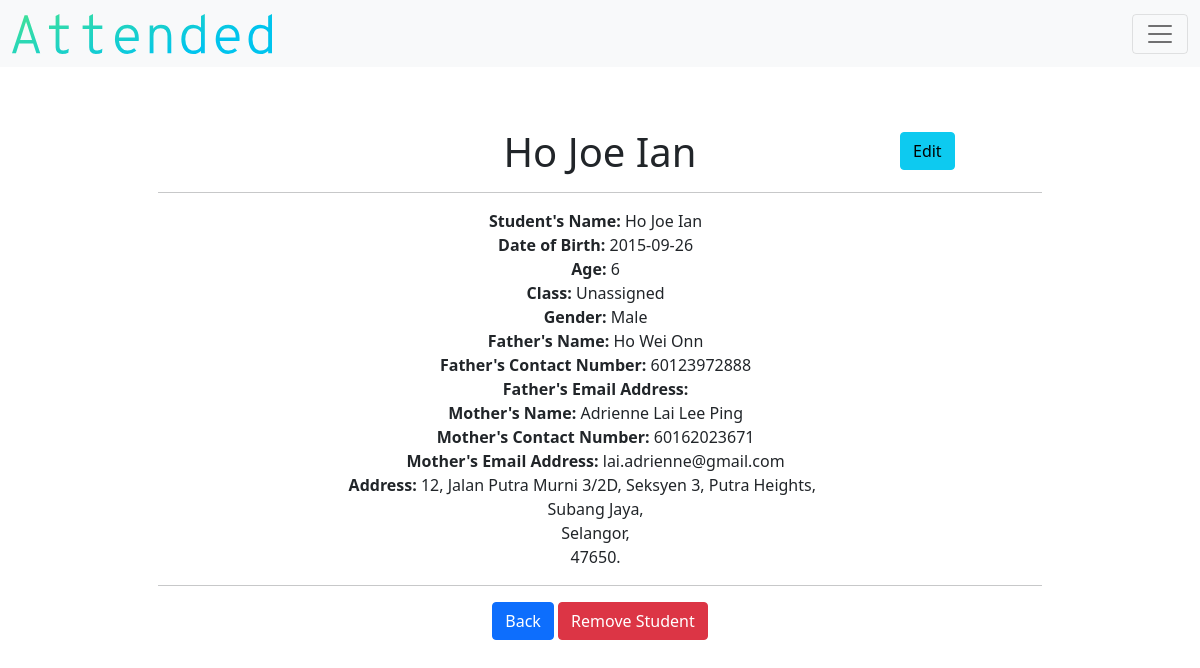
Screenshot of /detail_student/2 (signed in) with the database file from the repository.
### models.py (models this page shows)
class Student(db.Model):
    __tablename__ = "student"
    id = db.Column(db.Integer, primary_key=True)
    teacher_id = db.Column(db.Integer, db.ForeignKey("teacher.id"))
    class_id = db.Column(db.Integer, nullable=True, default=0)
    name = db.Column(db.String(), nullable=False)
    birth = db.Column(db.String(),nullable=False)
    age = db.Column(db.Integer(), nullable=False)
    gender = db.Column(db.String(), nullable=False)
    parent = db.Column(db.String(), nullable=True)
    parent2 = db.Column(db.String(), nullable=True)
    number = db.Column(db.Integer, nullable=True)
    number2 = db.Column(db.Integer, nullable=True)
    email = db.Column(db.String(), nullable=True)
    email2 = db.Column(db.String(), nullable=True)
    address = db.Column(db.String(), nullable=False)
    city = db.Column(db.String(), nullable=False)
    state = db.Column(db.String(), nullable=False)
    postcode = db.Column(db.Integer, nullable=False)
    attend_count = db.Column(db.Integer, nullable=True, default=0)
    student_attends = db.relationship("Attendance", backref="student_attend")

### application.py (the view)
@app.route("/detail_student/<string:id>")
def student(id):
    teacher = current_user.get_id()
    teacher_object = db.session.query(Teacher).filter_by(id=teacher).first()
    if not current_user.is_authenticated:
        return redirect("/login")
    else:
        teacher = current_user.get_id()
        student_object = Student.query.filter_by(id=id, teacher_id=teacher)
        class_object = Class.query.all()
        return render_template("detail-student.html", students = student_object, classes=class_object, teacher=teacher_object)

### application.py (called while the page is built)
@login.user_loader
def load_user(id):
    return Teacher.query.get(id)

### templates/detail-student.html (shortened to what this page needs)
{% extends "layout.html" %}
{% block main %}
    {% for student in students %}
        <h1>{{student.name}}</h1>
        <a class="btn btn-info" id="edit-student-detail" href="/edit-student/{{student.id}}" type="button">Edit</a>
        <hr>
            <div class="col-4" id="detail-col4">
                <b>Student's Name:</b> {{student.name}}
            </div>
            <div class="col-4" id="detail-col4">
                <b>Date of Birth:</b> {{student.birth}}
            </div>
            <div class="col-4" id="detail-col4">
                <b>Age:</b> {{student.age}}
            </div>
            <div class="col-4" id="detail-col4">
                 {% if student.class_id == 0 %}
                     <b>Class:</b> Unassigned
                 {% else %}
                    {% for class in classes %}
                        {% if class.id == student.class_id %}
                            <b>Class:</b> {{class.name}}
                        {% endif %}
                    {% endfor %}
                 {% endif %}
            </div>
            <div class="col-4" id="detail-col4">
                 <b>Gender:</b> {{student.gender}}
            </div>
            {% if student.parent == "" %}
                <div class="col-4" id="detail-col4">
                    <b>Mother's Name:</b> {{student.parent2}}
                </div>
                <div class="col-4" id="detail-col4">
                    <b>Mother's Contact Number:</b> {{student.number2}}
                </div>
                <div class="col-4" id="detail-col4">
                    <b>Mother's Email Address:</b> {{student.email2}}
                </div>
            {% else %}
                <div class="col-4" id="detail-col4">
                    <b>Father's Name:</b> {{student.parent}}
                </div>
                <div class="col-4" id="detail-col4">
                    <b>Father's Contact Number:</b> {{student.number}}
                </div>
                <div class="col-4" id="detail-col4">
                    <b>Father's Email Address:</b> {{student.email}}
                </div>
                <div class="col-4" id="detail-col4">
                    <b>Mother's Name:</b> {{student.parent2}}
                </div>
                <div class="col-4" id="detail-col4">
                    <b>Mother's Contact Number:</b> {{student.number2}}
                </div>
                <div class="col-4" id="detail-col4">
                    <b>Mother's Email Address:</b> {{student.email2}}
                </div>
            {% endif %}
            <div class="col-6" id="detail-col6">
                <b>Address:</b> {{student.address}},
            </div>
            <div class="col-4" id="detail-col4">
                {{student.city}},
            </div>
            <div class="col-4" id="detail-col4">
                {{student.state}},
            </div>
            <div class="col-4" id="detail-col4">
                {{student.postcode}}.
            </div>
            <hr>
            <div class="col-12" id="detail-col12">
                <a href="/registrar" class="btn btn-primary">Back</a>
                <a href="/delete_student/{{student.id}}" class="btn btn-danger">Remove Student</a>
            </div>
    {% endfor %}
{% endblock %}

### static/css/style.css (style rules this page uses)
#detail-col4 { flex: 0 0 auto; width: 99%; }
#detail-col6 { flex: 0 0 auto; width: 96%; }
#detail-col12 { flex: 0 0 auto; width: 100%; }
#edit-student-detail { position:absolute; top:16.5%; left:75%; }

### rows the page displays
Student: name "Ho Joe Ian", birth "2015-09-26", age "6", shows "Class:", gender "Male", parent "Ho Wei Onn", number "60123972888", parent2 "Adrienne Lai Lee Ping", number2 "60162023671", email2 "lai.adrienne@gmail.com", address "12, Jalan Putra Murni 3/2D, Seksyen 3, Putra Heights", city "Subang Jaya", state "Selangor", postcode "47650"
